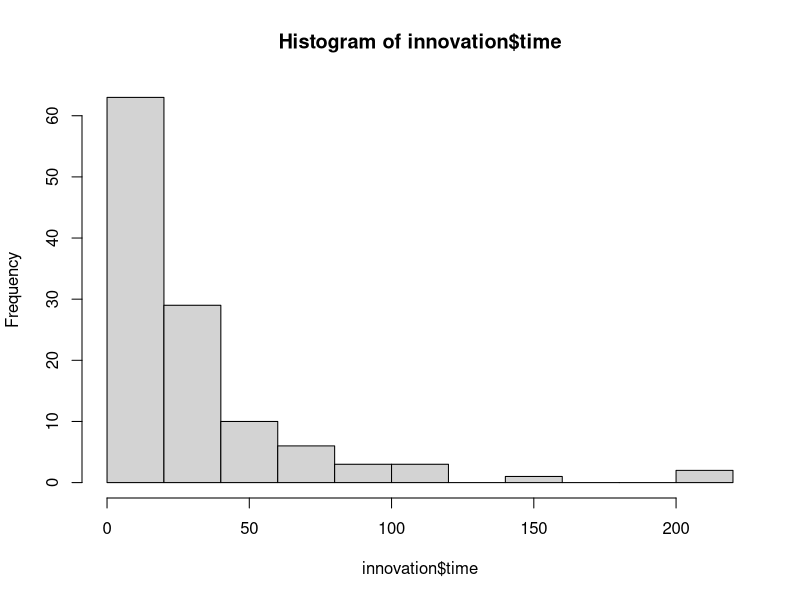
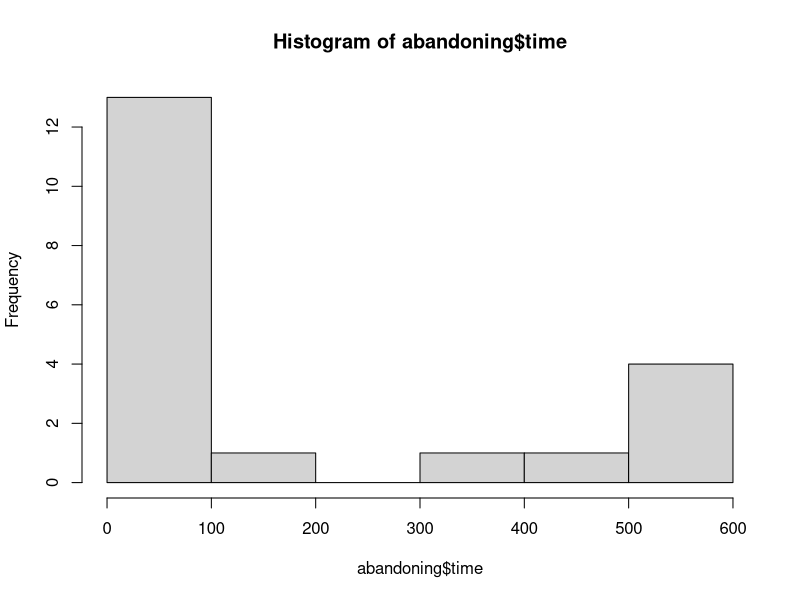

The R source for these figures, in order:
# Shannon McWaters, James J. Kearsley, David W. Kikuchi, 
# Timothy J. Polnaszek, Anna Dornhaus
# R script for data analysis and figures for 
# Innovation project: bumble bees, inherent traits, and environment

# Paper reference: XXX (to be updated on acceptance of the paper)
### PAPER VERSION    DRAFT

### Libraries and graphics setup ------------------
library(lme4) #needed for GLMMs
library(lmerTest) #needed for obtaining p-values in lmm
library(emmeans) #post-hoc comparisons
library(ggplot2) #for plots
library(dplyr)

## Colorpalette
simplecomplexcolors <- c("#0072B2", "#D55E00")

####Data Wrangling ---------------------------------------
# Raw data are csv file in same folder
rawdat <- read.csv("BeeInnovationDataRaw.csv")

# Bee's that need to be removed from analysis
## !!!!!!Why
bees_to_remove <- c("A69", "A10")
# Filter the dataframe to remove rows with BeeID values matching to_remove
beeTrimmed <- rawdat %>%
  filter(!BeeID %in% bees_to_remove)

# Main data frame for analysis; same number of rows, limited columns
innovatedata <- beeTrimmed[,c('BeeID','Env','colony')]
#BeeID: unique id number for each bee
#env: whether the bee was subject to a simple or complex environment
innovatedata$Env <- factor(innovatedata$Env, levels = c("s", "c"))
#colony: colony id
no_bees <- length(unique(innovatedata$BeeID))

#Flower1search: time to alight on first novel flower
#Flower1handling: time spent drinking (head in first novel flower)
#resp: responsiveness
innovatedata$resp <- (beeTrimmed$T5travel - beeTrimmed$T4travel)/beeTrimmed$T4travel #differences between travel times for flowers 4 and 5
innovatedata$F1time <- beeTrimmed$Flower1handling + beeTrimmed$Flower1search #total time for 1st novel flower
innovatedata$F1solve <- as.numeric(as.factor(beeTrimmed$Flower1Solve))-1 #binary: success on 1st novel flower or not?
innovatedata$F2time <- beeTrimmed$Flower2handling + beeTrimmed$Flower2search #total time on 2nd novel flower
innovatedata$F2solve <- as.numeric(as.factor(beeTrimmed$Flower2Solve))-1 #binary: success on 2nd novel flower
innovatedata$cap1time <- beeTrimmed$Cap1.handling #handling time on 3rd novel flower
innovatedata$cap1solve <- as.numeric(as.factor(beeTrimmed$Cap1solve))-1 #binary: success on 3rd novel flower
innovatedata$cap2time <- beeTrimmed$Cap2handling #handling time on 4th novel flower
innovatedata$cap2solve <- as.numeric(as.factor(beeTrimmed$Cap2solve))-1 #binary: success on 4th novel flower


# Extract columns for specific flower types
Bumpy <- innovatedata[,c('F1time', 'F1solve','Env','resp')]
names(Bumpy) <- c('time','solve','env','resp')
Folded <- innovatedata[,c('F2time', 'F2solve','Env','resp')]
names(Folded) <- c('time','solve','env','resp')
Cap1 <- innovatedata[,c('cap1time', 'cap1solve','Env','resp')]
names(Cap1) <- c('time','solve','env','resp')
Cap2 <- innovatedata[,c('cap2time', 'cap2solve','Env','resp')]
names(Cap2) <- c('time','solve','env','resp')

# Collage all the data for each flower type in one long data frame, i.e. separate row for each flower type
innovatedatalong <- rbind(Bumpy,Folded,Cap1,Cap2)
innovatedatalong$BeeID <- rep(1:no_bees,4)
innovatedatalong$trial <- rep(c("Bumpy", "Fold", "Cap1", "Cap2"), each = no_bees)
innovatedatalong$trial <- factor(as.factor(innovatedatalong$trial), levels = c("Bumpy", "Fold", "Cap1", "Cap2"))

# removing observations where the bee did not visit the flower
innovatedatalong <- innovatedatalong %>%
  filter(time != 0)

#make data frame for just the time to solve 
innovation <- innovatedatalong %>%
  filter(solve != 0)
#make data frame for just the time to give up
abandoning <- innovatedatalong %>%
  filter(solve != 1)

## ANALYSES -------------------------------------------

####Did the bee solve?####
# env is simple or complex
# trial is flower type
# resp is responsiveness
solve_mod<- glmer(solve ~ env + trial + (1|BeeID), 
                  data = innovatedatalong, 
                  family = binomial)
summary(solve_mod)

# Obtain estimated marginal means (EMMs) for 'trial'
solvemeans <- emmeans(solve_mod, ~ trial)
# Perform pairwise comparisons between trials
pairwise_comparisons <- contrast(solvemeans, method = "pairwise")
# Summary of pairwise comparisons
summary(pairwise_comparisons)

# Result all comparisons n.s.

####Time to solve####
# Descriptive:
hist(innovation$time)
# Note that time to solve has a steeply decreasing, long tail distribution -
# suitable for a log transformation

innovation$logtime <- log(innovation$time)
innovation_mod <- lmer(logtime ~ env + trial + (1|BeeID),
                        data = innovation)
summary(innovation_mod)

# Obtain estimated marginal means (EMMs) for 'trial'
innovmeans <- emmeans(innovation_mod, ~ trial)
# Perform pairwise comparisons between trials
pairwise_comparisons2 <- contrast(innovmeans, method = "pairwise")
# Summary of pairwise comparisons
summary(pairwise_comparisons2)

# Results: 
#  env sign - complex significantly different than simple
#  trial (=flower type) sign
#   bumpy=folded but significantly different from cap1=cap2


####Time to give up####
# Descriptive:
hist(abandoning$time)
# Note that time to give up seems bimodal, with some very short and some very long times

abandoning_mod <- lmer(time ~ env + trial + (1|BeeID), 
                       data = abandoning)
summary(abandoning_mod)
#removing trial as the trials are unevenly represented and there is only one observation for one trial
abandoning_mod2 <- lm(time ~ env + (1|BeeID),
                       data = abandoning)
summary(abandoning_mod2)

# Result: either way env not significant
# trial is, but unevenly represented
